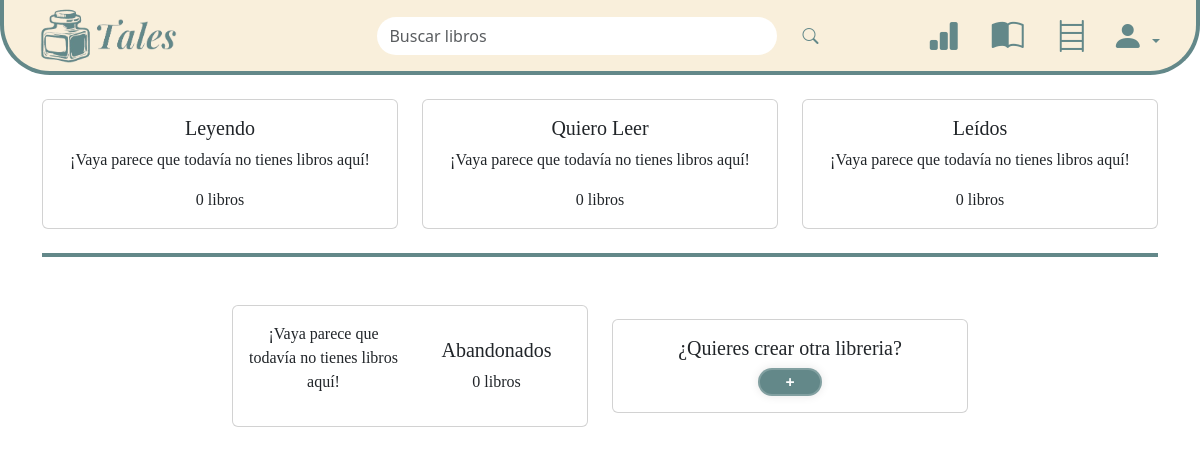
Screenshot of /tales/librerias/4/ (signed in) with the database file from the repository.
### talesApp/models.py (models this page shows)
class Libreria (models.Model):
    id_libreria = models.AutoField(primary_key=True)
    id_usuario = models.ForeignKey(Usuario, on_delete=models.CASCADE)
    id_libro = models.ManyToManyField(Libro, blank=True)
    titulo = models.CharField(max_length=255)
    n_libros_estanteria = models.IntegerField(default=0)

### talesApp/views.py (the view)
# urls.py: path('librerias/<int:id_usuario>/', views.librerias, name='librerias'),
@login_required
def librerias(request, id_usuario):
    usuario = get_object_or_404(Usuario, user=request.user)
    abandonados, created = Libreria.objects.get_or_create(id_usuario=usuario, titulo='Abandonados')
    quiero_leer, created = Libreria.objects.get_or_create(id_usuario=usuario, titulo='Quiero Leer')
    leidos, created = Libreria.objects.get_or_create(id_usuario=usuario, titulo='Leídos')
    leyendo, created = Libreria.objects.get_or_create(id_usuario=usuario, titulo='Leyendo')
    librerias_personalizadas = Libreria.objects.filter(id_usuario=usuario).exclude(
        titulo__in=['Abandonados', 'Quiero Leer', 'Leídos', 'Leyendo']
    )
    estanterias = [leyendo, quiero_leer, leidos]
    for estanteria in estanterias:
        estanteria.n_libros_estanteria = estanteria.id_libro.count()
        libros = list(estanteria.id_libro.all())
        estanteria.portadas = random.sample(libros, min(3, len(libros)))
    abandonados.n_libros_estanteria = abandonados.id_libro.count()
    abandonados_libros = list(abandonados.id_libro.all())
    abandonados.portadas = random.sample(abandonados_libros, min(1, len(abandonados_libros)))
    for libreria in librerias_personalizadas:
        libreria.n_libros_estanteria = libreria.id_libro.count()
        libros = list(libreria.id_libro.all())
        libreria.portadas = random.sample(libros, min(1, len(libros)))
    context = {
        'titulo': 'Librerias',
        'usuario': usuario,
        'abandonados': abandonados,
        'quiero_leer': quiero_leer,
        'leidos': leidos,
        'leyendo': leyendo,
        'librerias_personalizadas': librerias_personalizadas,
        'estanterias': estanterias,
    }
    return render(request, 'librerias.html', context=context)

### talesApp/context_processors.py (called while the page is built)
def frase_aleatoria_login(request):
    frases = Frase.objects.select_related('id_autor').all()
    if frases:
        frase = random.choice(frases)
    else:
        frase = "oh oh, aqui deberia haber una frase"
    return {'frase' : frase }

def usuario_autenticado(request):
    return {'usuario_autenticado': request.user}

### talesApp/templates/librerias.html (shortened to what this page needs)
{% extends 'base/base.html' %}
{% load static %}
{% block content %}
<div class="container text-center">
    <div class="row my-4">
        {% for estanteria in estanterias %}
            <div class="col-md-4">
                <a href="{% url 'ver_detalles_libreria' estanteria.id_libreria %}">
                    <div class="card big-card">
                        <div class="card-body">
                            <h5 class="card-title">{{ estanteria.titulo }}</h5>
                            <div class="row {% if estanteria.portadas|length == 1 %}justify-content-center{% endif %}">
                                {% if estanteria.n_libros_estanteria == 0 %}
                                    <p class="text-center">¡Vaya parece que todavía no tienes libros aquí!</p>
                                {% endif %}
                            </div>
                            <p class="card-text">{{ estanteria.n_libros_estanteria }} libros</p>
                        </div>
                    </div>
                </a>
            </div>
        {% endfor %}
    </div>
    <hr>
    <div class="row my-5 d-flex text-center align-items-center justify-content-center">
        <div class="col-md-4">
            <a href="{% url 'ver_detalles_libreria' abandonados.id_libreria %}">
                <div class="card small-card">
                    <div class="card-body">
                        <div class="row">
                            <div class="col-6">
                                {% if abandonados.n_libros_estanteria == 0 %}
                                    <p class="text-center">¡Vaya parece que todavía no tienes libros aquí!</p>
                                {% else %}
                                    <img src="{{ abandonados.portadas.0.portada.url }}" alt="Portada libro grande" class="img-fluid large" style="max-width: 150px;">
                                {% endif %}
                            </div>
                            <div class="col-6 d-flex flex-column justify-content-center">
                                <h5 class="card-title">{{ abandonados.titulo }}</h5>
                                <p class="card-text">{{ abandonados.n_libros_estanteria }} libros</p>
                            </div>
                        </div>
                    </div>
                </div>
            </a>
        </div>
        <div class="col-md-4">
            <div class="card small-card">
                <div class="card-body">
                    <div class="row-auto">
                        <div class="col-auto d-flex flex-column justify-content-center align-items-center">
                            <h5 class="card-title">¿Quieres crear otra libreria?</h5>
                            <button class="boton-libreria" data-bs-toggle="modal" data-bs-target="#exampleModal">+</button>
                        </div>
                    </div>
                </div>
            </div>
        </div>
    </div>
</div>
{% endblock %}

### talesApp/static/css/base.css (style rules this page uses)
* { margin: 0; padding: 0; box-sizing: border-box; }
html,body { height: 100%; }
body { font-family: 'Playfair Display'; font-weight: 600; }
hr { border: 2px solid #638889 !important; opacity: 1 !important; }
a { color: inherit; outline: none; text-decoration: none; }
a:link, a:visited { color: inherit; outline: none; text-decoration: none; }
h1, h2, h3, h4, h5 { font-family: 'Playfair Display'; font-weight: 700; }
p { font-family: 'Playfair Display'; }
html { font-size: 100%; }
h5 { font-size: 1.333rem; }
.card { display: flex; flex-direction: column; justify-content: space-between; height: 100%; border: none; border-radius: 15px; }
.card-body { display: flex; flex-direction: column; justify-content: space-between; flex-grow: 1; }
.boton-libreria { width: 20%; height: 150%; background: #638889; border: none; outline: none; border: 2px solid rgba(255, 255, 255, .2); border-radius: 40px; box-shadow: 0 0 10px rgba(0, 0, 0, .1); cursor: pointer; color: #fff; font-weight: 600; }

### rows the page displays
Libreria: titulo "Leyendo", shows "¡Vaya parece que todavía no tienes libros aquí!", n_libros_estanteria "0"
Libreria: titulo "Quiero Leer", shows "¡Vaya parece que todavía no tienes libros aquí!", n_libros_estanteria "0"
Libreria: titulo "Leídos", shows "¡Vaya parece que todavía no tienes libros aquí!", n_libros_estanteria "0"
Libreria: titulo "Abandonados", n_libros_estanteria "0"
